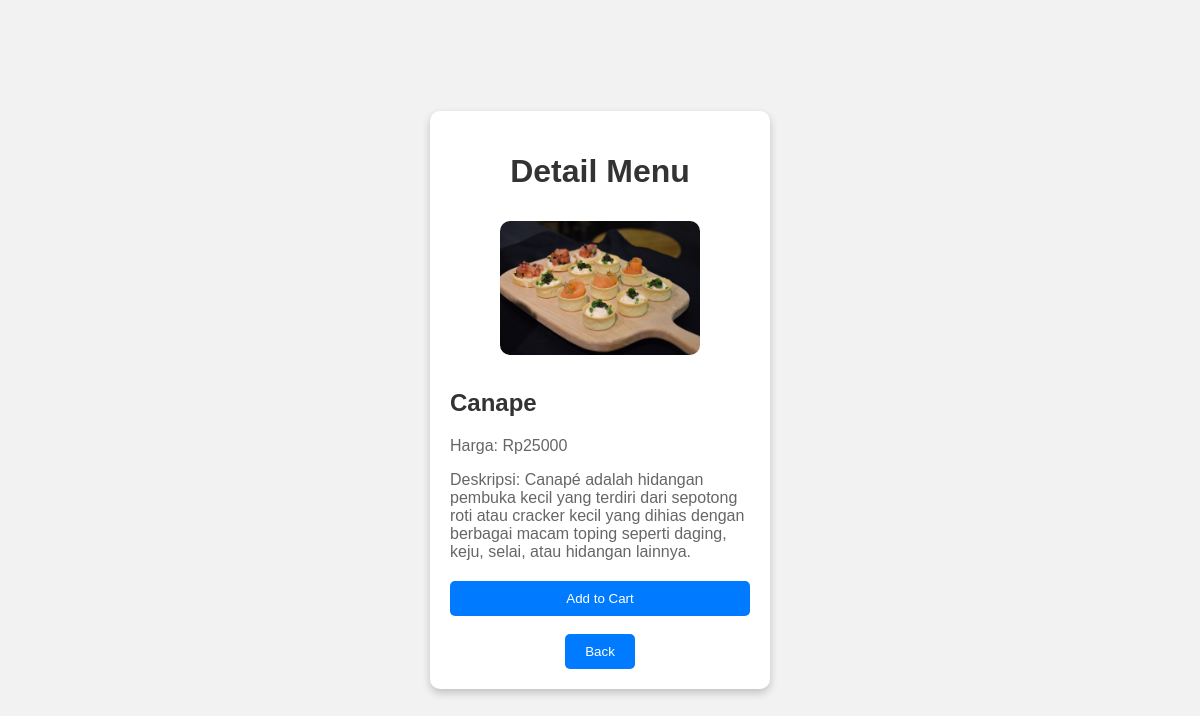
Screenshot of /detail.php?id=3 (signed in) with the database file from the repository.
### tables this page shows
CREATE TABLE `resto` (
  `id` int(5) NOT NULL,
  `nama` varchar(30) NOT NULL,
  `harga` varchar(15) NOT NULL,
  `deskripsi` varchar(250) NOT NULL,
  `img` blob NOT NULL,
  `category` varchar(50) NOT NULL
);

### detail.php (the view, shortened to what this page needs)
<!DOCTYPE html>
<html>
<head>
</head>
<body class="bg_image">
    <div class="menu-card">
        <?php
        include 'config.php';
        if(isset($_COOKIE['user_id'])){
        if (isset($_GET['id'])) {
            $menuId = $_GET['id'];
            $detailQuery = "SELECT * FROM resto WHERE id = $menuId";
            $detailResult = mysqli_query($conn, $detailQuery);
            $menuData = mysqli_fetch_assoc($detailResult);
            if ($menuData) {
        ?>
                <h1>Detail Menu</h1>
                <img src="<?php echo $menuData['img']; ?>" alt="<?php echo $menuData['nama']; ?>">
                <div class="menu-details">
                    <h2><?php echo $menuData['nama']; ?></h2>
                    <p>Harga: Rp<?php echo $menuData['harga']; ?></p>
                    <p>Deskripsi: <?php echo $menuData['deskripsi']; ?></p>
                </div>
                <div class="add-to-cart">
                    <form method="post" action="add_to_cart.php">
                        <input type="submit" value="Add to Cart">
                    </form>
                    <br><a href="category.php"><button>Back</button></a>
                </div>
        <?php
            } else {
                echo "Menu tidak ditemukan.";
            }
        } else {
            echo "Parameter ID tidak ditemukan.";
        }
        }else{
            header("Location: category.php?error");
            exit();
        }
        ?>
    </div>
</body>
</html>

### detail.php (style rules this page uses)
body { font-family: Arial, sans-serif; background-color: #f2f2f2; display: flex; justify-content: center; align-items: center; height: 100vh; margin: 0; }
.menu-card { background-color: #fff; border-radius: 10px; padding: 20px; box-shadow: 0 4px 8px 0 rgba(0, 0, 0, 0.2); width: 300px; text-align: center; }
h1 { color: #333; }
img { width: 100%; max-width: 200px; height: auto; border-radius: 10px; margin: 10px 0; }
.menu-details { text-align: left; }
.menu-details h2 { color: #333; }
.menu-details p { color: #666; }
.add-to-cart { margin-top: 20px; }
.add-to-cart input[type="submit"] { background-color: #007bff; color: #fff; border: none; border-radius: 5px; padding: 10px 20px; cursor: pointer; width: 100% }
.add-to-cart button { background-color: #007bff; color: #fff; border: none; border-radius: 5px; padding: 10px 20px; cursor: pointer; }
.bg_image { background-image: url('./images/background.jpg'); background-size: 100% 100vh; }

### rows the page displays
resto: img (picture), nama "Canape", harga "25000", deskripsi "Canapé adalah hidangan pembuka kecil yang terdiri dari sepotong roti atau cracker kecil yang dihias dengan berbagai macam toping seperti daging, keju, selai, atau hidangan lainnya."
